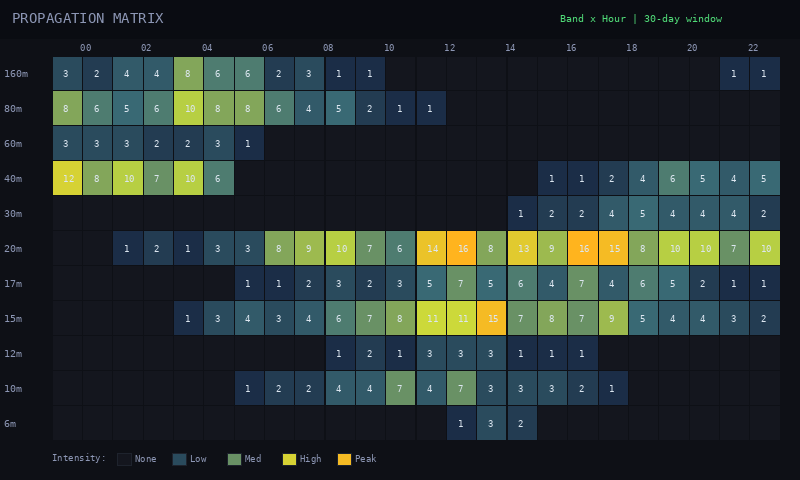

Write the Python code that produced this figure.
"""Heatmap Matrix — Band x Hour-of-Day propagation grid."""
import random
from PIL import Image, ImageDraw, ImageFont

random.seed(42)
W, H = 800, 480
BG = (14, 16, 22)
GRID_LINE = (30, 35, 45)
LABEL_COLOR = (140, 150, 180)

BANDS = ["160m", "80m", "60m", "40m", "30m", "20m", "17m", "15m", "12m", "10m", "6m"]
HOURS = list(range(24))

# Simulated propagation: each band has a peak time window
PROFILES = {
    "160m": lambda h: max(0, 8 - abs(h - 4) if h < 12 else 8 - abs(h - 28)) * random.uniform(0.5, 1.2),
    "80m": lambda h: max(0, 10 - abs((h % 24) - 3)) * random.uniform(0.6, 1.3),
    "60m": lambda h: max(0, 6 - abs((h % 24) - 2)) * random.uniform(0.4, 1.1),
    "40m": lambda h: max(0, 12 - abs((h % 24) - 1) if h < 6 else 8 - abs((h % 24) - 22)) * random.uniform(0.5, 1.2),
    "30m": lambda h: max(0, 7 - abs((h % 24) - 20)) * random.uniform(0.5, 1.0),
    "20m": lambda h: max(0, 15 - abs((h % 24) - 16)) * random.uniform(0.6, 1.4),
    "17m": lambda h: max(0, 10 - abs((h % 24) - 15)) * random.uniform(0.5, 1.2),
    "15m": lambda h: max(0, 12 - abs((h % 24) - 14)) * random.uniform(0.6, 1.3),
    "12m": lambda h: max(0, 6 - abs((h % 24) - 13)) * random.uniform(0.4, 1.0),
    "10m": lambda h: max(0, 8 - abs((h % 24) - 12)) * random.uniform(0.5, 1.1),
    "6m": lambda h: max(0, 4 - abs((h % 24) - 14)) * random.uniform(0.3, 1.0),
}

data = {}
max_val = 0
for band in BANDS:
    for hour in HOURS:
        val = int(PROFILES[band](hour))
        data[(band, hour)] = val
        max_val = max(max_val, val)


def val_to_color(val):
    if val == 0:
        return (20, 22, 30)
    t = val / max(max_val, 1)
    if t < 0.33:
        r, g, b = 20 + int(t * 3 * 40), 30 + int(t * 3 * 80), 60 + int(t * 3 * 60)
    elif t < 0.66:
        tt = (t - 0.33) * 3
        r, g, b = 60 + int(tt * 140), 110 + int(tt * 110), 120 - int(tt * 60)
    else:
        tt = (t - 0.66) * 3
        r, g, b = 200 + int(tt * 55), 220 - int(tt * 40), 60 - int(tt * 30)
    return (min(255, r), min(255, g), min(255, b))


img = Image.new("RGB", (W, H), BG)
draw = ImageDraw.Draw(img)

try:
    font = ImageFont.truetype("/usr/share/fonts/truetype/dejavu/DejaVuSansMono.ttf", 14)
    font_sm = ImageFont.truetype("/usr/share/fonts/truetype/dejavu/DejaVuSansMono.ttf", 10)
    font_xs = ImageFont.truetype("/usr/share/fonts/truetype/dejavu/DejaVuSansMono.ttf", 9)
except OSError:
    font = font_sm = font_xs = ImageFont.load_default()

MARGIN_TOP = 56
MARGIN_LEFT = 52
MARGIN_RIGHT = 20
MARGIN_BOTTOM = 40
grid_w = W - MARGIN_LEFT - MARGIN_RIGHT
grid_h = H - MARGIN_TOP - MARGIN_BOTTOM
cell_w = grid_w / 24
cell_h = grid_h / len(BANDS)

for bi, band in enumerate(BANDS):
    for hi, hour in enumerate(HOURS):
        val = data[(band, hour)]
        color = val_to_color(val)
        x = MARGIN_LEFT + hi * cell_w
        y = MARGIN_TOP + bi * cell_h
        draw.rectangle([x + 1, y + 1, x + cell_w - 1, y + cell_h - 1], fill=color)
        if val > 0:
            draw.text((x + cell_w / 2 - 4, y + cell_h / 2 - 5), str(val), fill=(220, 230, 240), font=font_xs)

for bi, band in enumerate(BANDS):
    y = MARGIN_TOP + bi * cell_h + cell_h / 2 - 6
    draw.text((4, y), band, fill=LABEL_COLOR, font=font_sm)

for hi in range(0, 24, 2):
    x = MARGIN_LEFT + hi * cell_w + cell_w - 2
    draw.text((x, MARGIN_TOP - 14), f"{hi:02d}", fill=LABEL_COLOR, font=font_xs)

draw.text((MARGIN_LEFT + grid_w / 2 - 60, MARGIN_TOP - 28), "Hour (UTC)", fill=LABEL_COLOR, font=font_sm)

draw.rectangle([(0, 0), (W, 38)], fill=(10, 12, 18))
draw.text((12, 10), "PROPAGATION MATRIX", fill=LABEL_COLOR, font=font)
draw.text((W - 240, 12), "Band x Hour | 30-day window", fill=(80, 220, 120), font=font_sm)

lx = MARGIN_LEFT
ly = H - 28
draw.text((lx, ly), "Intensity:", fill=LABEL_COLOR, font=font_xs)
lx += 65
for label, val in [("None", 0), ("Low", 3), ("Med", 7), ("High", 12), ("Peak", 15)]:
    color = val_to_color(val)
    draw.rectangle([lx, ly + 1, lx + 14, ly + 13], fill=color, outline=GRID_LINE)
    draw.text((lx + 18, ly + 1), label, fill=LABEL_COLOR, font=font_xs)
    lx += 55

img.save("/home/user/carrier_wave/mockups/heatmap_matrix.png")
print("Saved heatmap_matrix.png")
